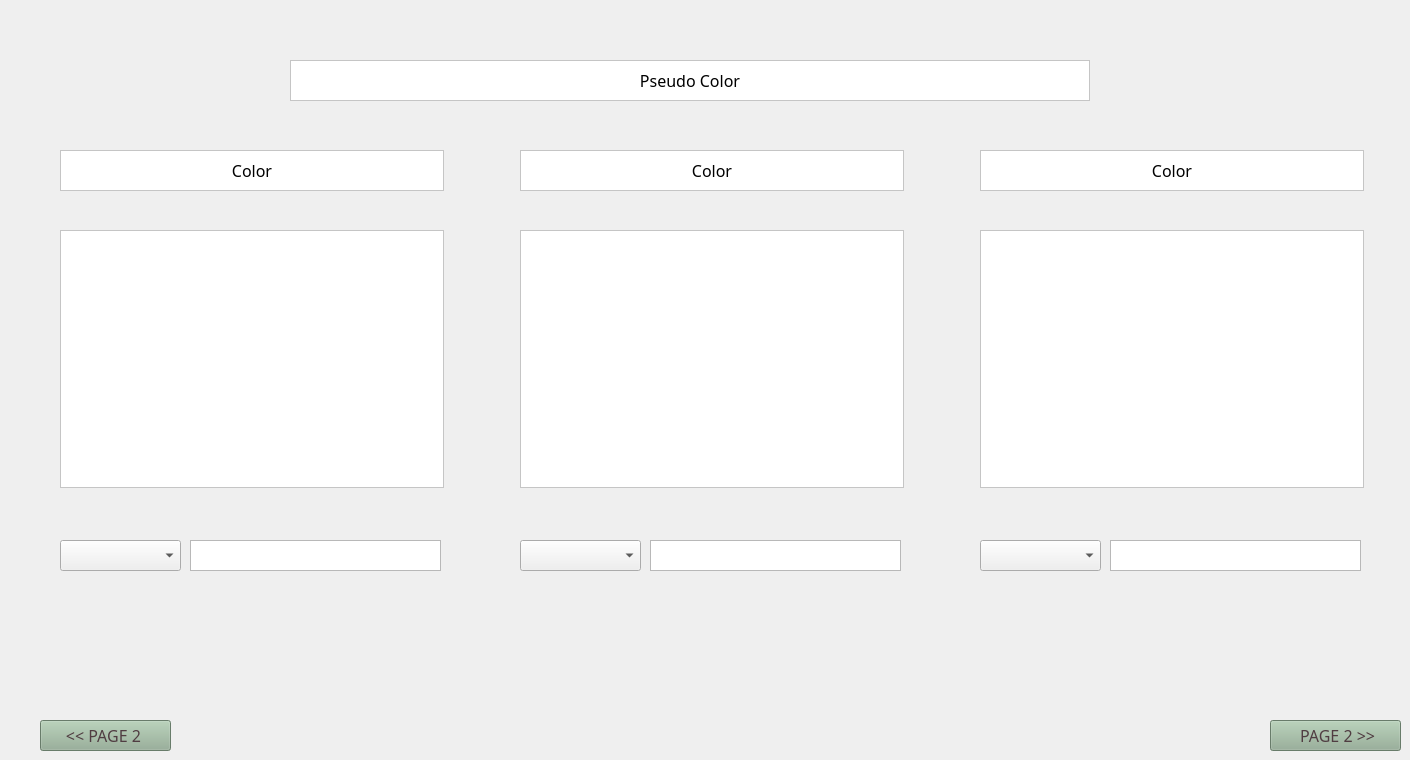
    <widget class="QWidget" name="page_6">
     <widget class="QPushButton" name="b2_1">
      <property name="geometry">
       <rect>
        <x>40</x>
        <y>720</y>
        <width>131</width>
        <height>31</height>
       </rect>
      </property>
      <property name="font">
       <font>
        <family>Cascadia Code</family>
        <pointsize>12</pointsize>
        <fontweight>Medium</fontweight>
       </font>
      </property>
      <property name="autoFillBackground">
       <bool>false</bool>
      </property>
      <property name="styleSheet">
       <string notr="true">background-color: rgb(146, 173, 148);
selection-background-color: rgb(116, 139, 117);
selection-color: rgb(132, 195, 24);
border-left-color: rgb(116, 139, 117);
border-color: rgb(245, 251, 239);
alternate-background-color: rgb(116, 139, 117);
color: rgb(80, 61, 66);</string>
      </property>
      <property name="text">
       <string>&lt;&lt; PAGE 2 </string>
      </property>
      <property name="autoRepeatDelay">
       <number>100</number>
      </property>
      <property name="autoDefault">
       <bool>false</bool>
      </property>
      <property name="default">
       <bool>false</bool>
      </property>
      <property name="flat">
       <bool>false</bool>
      </property>
     </widget>
     <widget class="QGraphicsView" name="graph2_2">
      <property name="geometry">
       <rect>
        <x>520</x>
        <y>230</y>
        <width>384</width>
        <height>258</height>
       </rect>
      </property>
      <property name="styleSheet">
       <string notr="true">background-color: rgb(255, 255, 255);</string>
      </property>
     </widget>
     <widget class="QLabel" name="label_14">
      <property name="geometry">
       <rect>
        <x>520</x>
        <y>150</y>
        <width>384</width>
        <height>41</height>
       </rect>
      </property>
      <property name="font">
       <font>
        <family>Cascadia Code</family>
        <pointsize>12</pointsize>
       </font>
      </property>
      <property name="styleSheet">
       <string notr="true">background-color: rgb(255, 255, 255);</string>
      </property>
      <property name="frameShape">
       <enum>QFrame::Shape::StyledPanel</enum>
      </property>
      <property name="text">
       <string>Color</string>
      </property>
      <property name="alignment">
       <set>Qt::AlignmentFlag::AlignCenter</set>
      </property>
     </widget>
     <widget class="QPushButton" name="b2_2">
      <property name="geometry">
       <rect>
        <x>1270</x>
        <y>720</y>
        <width>131</width>
        <height>31</height>
       </rect>
      </property>
      <property name="font">
       <font>
        <family>Cascadia Code</family>
        <pointsize>12</pointsize>
        <fontweight>Medium</fontweight>
       </font>
      </property>
      <property name="autoFillBackground">
       <bool>false</bool>
      </property>
      <property name="styleSheet">
       <string notr="true">background-color: rgb(146, 173, 148);
selection-background-color: rgb(116, 139, 117);
selection-color: rgb(132, 195, 24);
border-left-color: rgb(116, 139, 117);
border-color: rgb(245, 251, 239);
alternate-background-color: rgb(116, 139, 117);
color: rgb(80, 61, 66);</string>
      </property>
      <property name="text">
       <string> PAGE 2 &gt;&gt;</string>
      </property>
      <property name="autoRepeatDelay">
       <number>100</number>
      </property>
      <property name="autoDefault">
       <bool>false</bool>
      </property>
      <property name="default">
       <bool>false</bool>
      </property>
      <property name="flat">
       <bool>false</bool>
      </property>
     </widget>
     <widget class="QGraphicsView" name="graph2_3">
      <property name="geometry">
       <rect>
        <x>980</x>
        <y>230</y>
        <width>384</width>
        <height>258</height>
       </rect>
      </property>
      <property name="styleSheet">
       <string notr="true">background-color: rgb(255, 255, 255);</string>
      </property>
     </widget>
     <widget class="QLabel" name="label_20">
      <property name="geometry">
       <rect>
        <x>980</x>
        <y>150</y>
        <width>384</width>
        <height>41</height>
       </rect>
      </property>
      <property name="font">
       <font>
        <family>Cascadia Code</family>
        <pointsize>12</pointsize>
       </font>
      </property>
      <property name="styleSheet">
       <string notr="true">background-color: rgb(255, 255, 255);</string>
      </property>
      <property name="frameShape">
       <enum>QFrame::Shape::StyledPanel</enum>
      </property>
      <property name="text">
       <string>Color</string>
      </property>
      <property name="alignment">
       <set>Qt::AlignmentFlag::AlignCenter</set>
      </property>
     </widget>
     <widget class="QLabel" name="label_21">
      <property name="geometry">
       <rect>
        <x>290</x>
        <y>60</y>
        <width>800</width>
        <height>41</height>
       </rect>
      </property>
      <property name="font">
       <font>
        <family>Cascadia Code</family>
        <pointsize>12</pointsize>
       </font>
      </property>
      <property name="styleSheet">
       <string notr="true">background-color: rgb(255, 255, 255);</string>
      </property>
      <property name="frameShape">
       <enum>QFrame::Shape::StyledPanel</enum>
      </property>
      <property name="text">
       <string>Pseudo Color</string>
      </property>
      <property name="alignment">
       <set>Qt::AlignmentFlag::AlignCenter</set>
      </property>
     </widget>
     <widget class="QLabel" name="label_29">
      <property name="geometry">
       <rect>
        <x>60</x>
        <y>150</y>
        <width>384</width>
        <height>41</height>
       </rect>
      </property>
      <property name="font">
       <font>
        <family>Cascadia Code</family>
        <pointsize>12</pointsize>
       </font>
      </property>
      <property name="styleSheet">
       <string notr="true">background-color: rgb(255, 255, 255);</string>
      </property>
      <property name="frameShape">
       <enum>QFrame::Shape::StyledPanel</enum>
      </property>
      <property name="text">
       <string>Color</string>
      </property>
      <property name="alignment">
       <set>Qt::AlignmentFlag::AlignCenter</set>
      </property>
     </widget>
     <widget class="QGraphicsView" name="graph2_1">
      <property name="geometry">
       <rect>
        <x>60</x>
        <y>230</y>
        <width>384</width>
        <height>258</height>
       </rect>
      </property>
      <property name="styleSheet">
       <string notr="true">background-color: rgb(255, 255, 255);</string>
      </property>
     </widget>
     <widget class="QComboBox" name="comboBox">
      <property name="geometry">
       <rect>
        <x>60</x>
        <y>540</y>
        <width>121</width>
        <height>31</height>
       </rect>
      </property>
     </widget>
     <widget class="QGraphicsView" name="graphicsView11_2">
      <property name="geometry">
       <rect>
        <x>190</x>
        <y>540</y>
        <width>251</width>
        <height>31</height>
       </rect>
      </property>
     </widget>
     <widget class="QComboBox" name="comboBox_2">
      <property name="geometry">
       <rect>
        <x>520</x>
        <y>540</y>
        <width>121</width>
        <height>31</height>
       </rect>
      </property>
     </widget>
     <widget class="QGraphicsView" name="graphicsView22">
      <property name="geometry">
       <rect>
        <x>650</x>
        <y>540</y>
        <width>251</width>
        <height>31</height>
       </rect>
      </property>
     </widget>
     <widget class="QGraphicsView" name="graphicsView33">
      <property name="geometry">
       <rect>
        <x>1110</x>
        <y>540</y>
        <width>251</width>
        <height>31</height>
       </rect>
      </property>
     </widget>
     <widget class="QComboBox" name="comboBox_3">
      <property name="geometry">
       <rect>
        <x>980</x>
        <y>540</y>
        <width>121</width>
        <height>31</height>
       </rect>
      </property>
     </widget>
    </widget>
